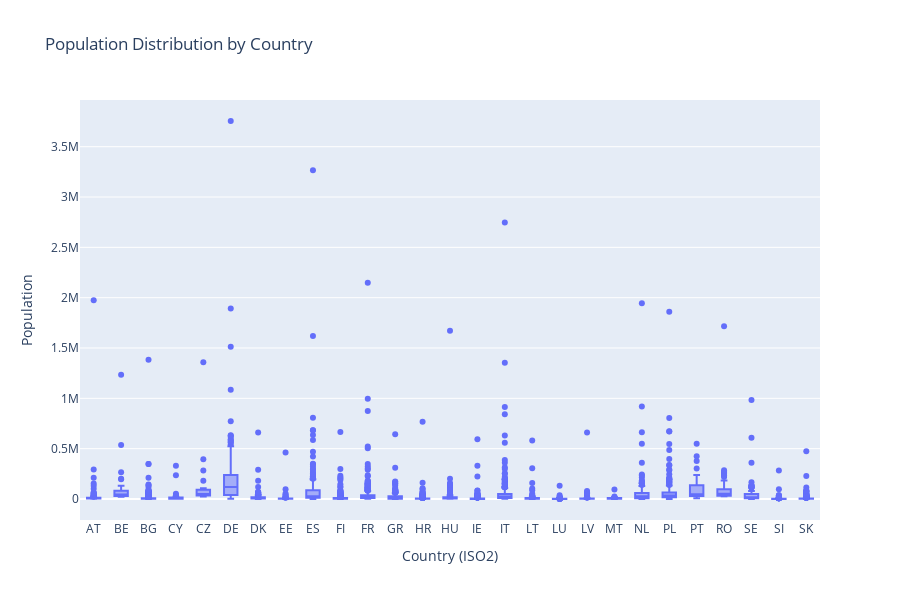

Here is the notebook cell this chart was saved with:
### Markdown cell above
##### Validity checks and expectations

### Code cell
# Create a box plot to show population distribution by country
fig = px.box(
    df_cities,
    x='country',
    y='population',
    title='Population Distribution by Country',
    labels={'population': 'Population', 'country': 'Country (ISO2)'},
    height=600
)
fig.show()

### Figure 1 — Plotly figure (JSON) as saved in the notebook; plotly's stock layout.template omitted (floating-point values rounded to 4 significant figures; data arrays with more than 128 entries replaced by an {"elided": "..."} marker saying what was removed)
{"data": [{"alignmentgroup": "True", "hovertemplate": "Country (ISO2)=%{x}<br>Population=%{y}<extra></extra>", "legendgroup": "", "marker": {"color": "#636efa"}, "name": "", "notched": false, "offsetgroup": "", "orientation": "v", "showlegend": false, "type": "box", "x": {"elided": "5740 str values"}, "x0": " ", "xaxis": "x", "y": {"elided": "5740 float values"}, "y0": " ", "yaxis": "y"}], "layout": {"boxmode": "group", "height": 600, "legend": {"tracegroupgap": 0}, "title": {"text": "Population Distribution by Country"}, "xaxis": {"anchor": "y", "domain": [0, 1], "title": {"text": "Country (ISO2)"}}, "yaxis": {"anchor": "x", "domain": [0, 1], "title": {"text": "Population"}}}}
